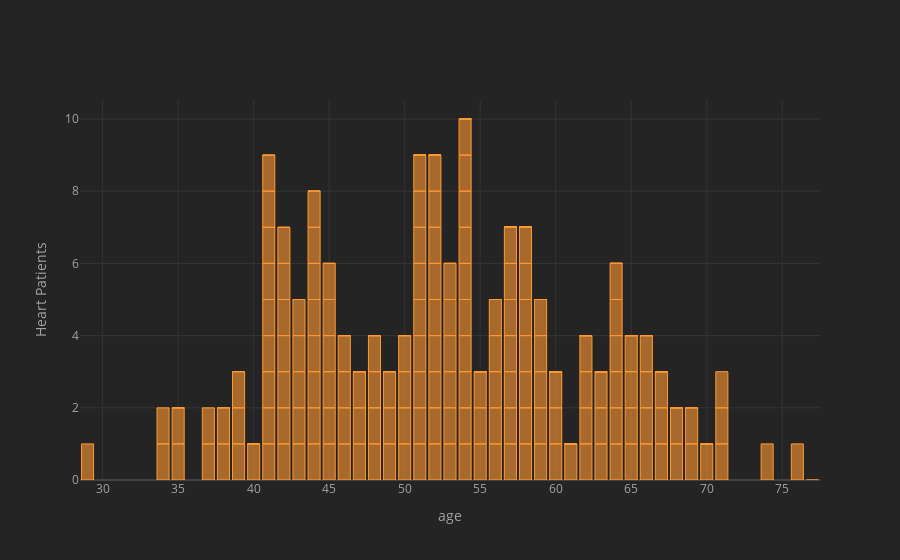

The notebook cell this image was saved under:
### Code cell
df.iplot(kind="bar",x="age",y="target",theme='henanigans',yTitle="Heart Patients",xTitle="age")

### Figure 1 — Plotly figure (JSON) as saved in the notebook; plotly's stock layout.template omitted (floating-point values rounded to 4 significant figures; data arrays with more than 128 entries replaced by an {"elided": "..."} marker saying what was removed)
{"data": [{"marker": {"color": "rgba(255, 153, 51, 0.6)", "line": {"color": "rgba(255, 153, 51, 1.0)", "width": 1}}, "name": "target", "orientation": "v", "text": "", "type": "bar", "x": {"elided": "303 int values"}, "y": {"elided": "303 int values"}}], "layout": {"legend": {"bgcolor": "#242424", "font": {"color": "#F4F4F4"}}, "paper_bgcolor": "#242424", "plot_bgcolor": "#242424", "title": {"font": {"color": "#F4F4F4"}}, "xaxis": {"gridcolor": "#343434", "showgrid": true, "tickfont": {"color": "#A4A4A4"}, "title": {"font": {"color": "#A4A4A4"}, "text": "age"}, "zerolinecolor": "#444444"}, "yaxis": {"gridcolor": "#343434", "showgrid": true, "tickfont": {"color": "#A4A4A4"}, "title": {"font": {"color": "#A4A4A4"}, "text": "Heart Patients"}, "zerolinecolor": "#444444"}}}
